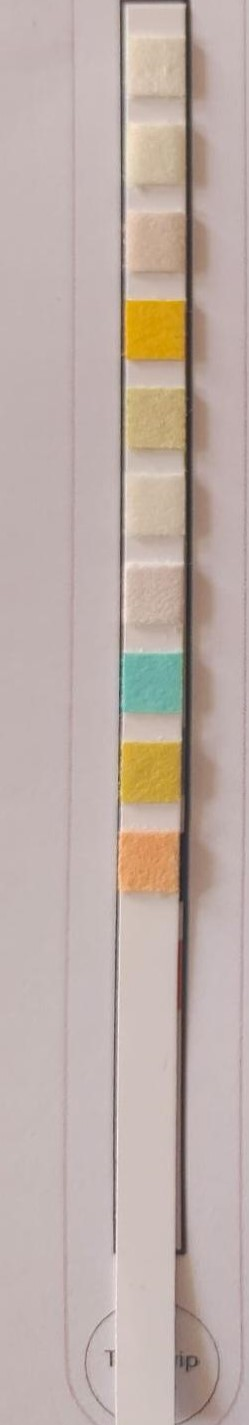
#> input picture Sample Images/image1.jpg, 249 x 1425 px, found by its file name
$ python -i utils.py   (imports and definitions only)
#> lines starting #> are read from the running program, lines starting #| are printed output that depends on the picture; after the words box and inside, x2 and y2 are one past the last pixel; in counts of white or black regions, pixels touching at a corner belong together
import cv2
import numpy as np
from django.conf import settings
import os
def calculate_rgb(filepath):
#> called with filepath = '../Sample Images/image1.jpg'
    PATH=f"{settings.BASE_DIR}{filepath}"
    fixed_path = PATH.replace("\\", "/")
    image = cv2.imread(fixed_path)
#> image is the input picture: shape (1425, 249, 3); mean B, G, R 167.1, 173.6, 189.3
    # Resize the image for easier processing
    scale_percent = 50
    width = int(image.shape[1] * scale_percent / 100)
#> width = 124
    height = int(image.shape[0] * scale_percent / 100)
#> height = 712
    dim = (width, height)
#> dim = (124, 712)
    resized_image = cv2.resize(image, dim, interpolation=cv2.INTER_AREA)

    gray = cv2.cvtColor(resized_image, cv2.COLOR_BGR2GRAY)
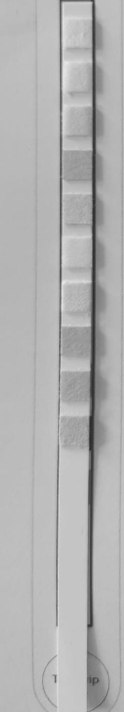
#> gray: shape (712, 124); min 42, max 230, mean 177.5
    blurred = cv2.GaussianBlur(gray, (5, 5), 0)
    edges = cv2.Canny(blurred, 50, 150)
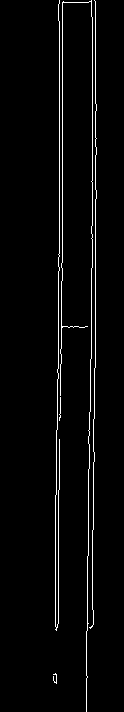
#> edges: shape (712, 124); 3% white in thin lines or dots, all inside (x1, y1, x2, y2) = (53, 0, 97, 712)
    kernel = np.ones((5, 5), np.uint8)
    morph = cv2.morphologyEx(edges, cv2.MORPH_CLOSE, kernel)
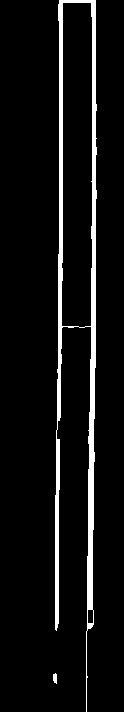
#> morph: shape (712, 124); 6.5% white; 2 white regions

    # Find contours in the morphologically transformed image
    contours, _ = cv2.findContours(morph, cv2.RETR_EXTERNAL, cv2.CHAIN_APPROX_SIMPLE)
#> contours = 2 contours; box (x1, y1, x2, y2) and area: (55, 0, 97, 712) 14080, (53, 673, 57, 684) 24

    # Find the largest contour, assuming it corresponds to the strip
    largest_contour = max(contours, key=cv2.contourArea)
#> largest_contour = contour of 111 points, box (x1, y1, x2, y2) (55, 0, 97, 712), area 14080
    x, y, w, h = cv2.boundingRect(largest_contour)
#> x = 55; y = 0; w = 42; h = 712

    #remove 25% from the bottom
    crop_bottom = int(h * 0.25)
#> crop_bottom = 178
    detected_strip_cropped = resized_image[y:y+h-crop_bottom, x:x+w]
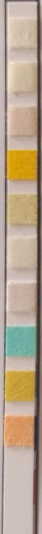
#> detected_strip_cropped: shape (534, 42, 3); mean B, G, R 141, 162.4, 180.5

    # Stretch the cropped strip vertically
    target_height = 800
    stretch_ratio = target_height / detected_strip_cropped.shape[0]
#> stretch_ratio = 1.5
    detected_strip_stretched = cv2.resize(detected_strip_cropped, None, fx=1, fy=stretch_ratio, interpolation=cv2.INTER_LINEAR)

    # Crop from sides
    crop_percent = 40
    crop_pixels = int(detected_strip_stretched.shape[1] * crop_percent / 100)
#> crop_pixels = 16
    cropped_strip = detected_strip_stretched[:, crop_pixels:-crop_pixels]

    # Resize the stretched strip to exactly 800 pixels height
    final_strip = cv2.resize(cropped_strip, (detected_strip_stretched.shape[1], target_height), interpolation=cv2.INTER_LINEAR)

    margin_top = final_strip.shape[0] // 20
#> margin_top = 40
    segment_height = (250) // 10  # 10 segments with margins in between

    start_y = margin_top
#> start_y = 40
    average_colors = []

    # Draw rectangles around each segment
    for i in range(10):
        end_y = start_y + segment_height

        top_pad = 5 if i > 0 else 0
        bottom_pad = 5 if i < 9 else 0
        segment_top = start_y + top_pad
        segment_bottom = end_y - bottom_pad

        segment = final_strip[segment_top:segment_bottom, :]
        average_segment_color = np.mean(segment, axis=(0, 1))
        average_segment_color = average_segment_color.astype(int)
        average_colors.append(average_segment_color)

        # Draw rectangle around the segment
        cv2.rectangle(final_strip, (0, segment_top), (final_strip.shape[1], segment_bottom), (0, 255, 0), 2)

        start_y = end_y + margin_top  # Move to the next segment
#> this loop made 10 passes
#> average_segment_color on passes 1 to 10: [171, 191, 209], [160, 185, 204], [149, 170, 198], [6, 154, 211], [123, 168, 194], [165, 185, 203], [162, 175, 198], [164, 173, 110], [56, 156, 196], [95, 147, 216]
#> pass 1, in calculate_rgb, `segment = final_strip[segment_top:segment_bottom, :]`:
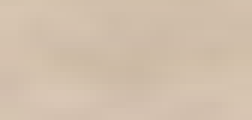
#> segment: shape (20, 42, 3) (shown 6 times larger); mean B, G, R 171.7, 191.3, 209.6
#> after the loop:
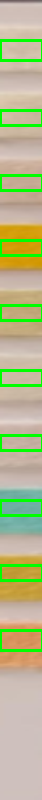
#> final_strip: shape (800, 42, 3); mean B, G, R 138.2, 185, 180.9
#> after the loop:
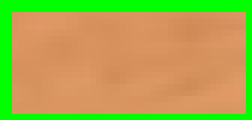
#> segment: shape (20, 42, 3) (shown 6 times larger); mean B, G, R 75, 169.9, 170.7
#> after the loop, average_colors = [[171, 191, 209], [160, 185, 204], [149, 170, 198], [6, 154, 211], [123, 168, 194], [165, 185, 203], [162, 175, 198], [164, 173, 110], [56, 156, 196], [95, 147, 216]]

    labels = ['URO', 'BIL', 'KET', 'BLD', 'PRO', 'NIT', 'LEU', 'GLU', 'SG', 'PH']
    rgb_values = {}

    for i, color_value in enumerate(average_colors):
        rgb_values[labels[i]] = color_value.tolist()[::-1]
#> this loop made 10 passes
#> after the loop, rgb_values = 10 items

    return rgb_values

>>> result = calculate_rgb('../Sample Images/image1.jpg')
#> result = 10 items

$ run again, on Sample Images/image3.jpg
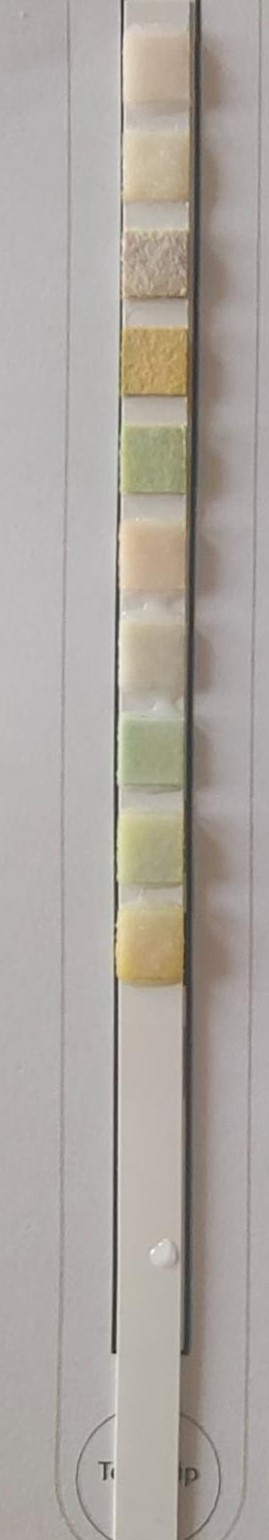
#> input picture Sample Images/image3.jpg, 269 x 1540 px, found by its file name
#> in calculate_rgb, image is the input picture: shape (1540, 269, 3); mean B, G, R 159.6, 165.9, 172
#> in calculate_rgb, `edges = cv2.Canny(blurred, 50, 150)`:
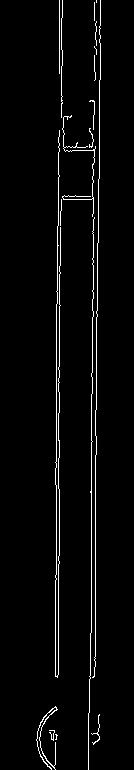
#> edges: shape (770, 134); 3% white in thin lines or dots, all inside (x1, y1, x2, y2) = (36, 0, 101, 770)
#> morph: shape (770, 134); 6.3% white; 2 white regions
#> contours = 2 contours; box (x1, y1, x2, y2) and area: (55, 0, 101, 770) 6536, (36, 706, 58, 770) 297
#> largest_contour = contour of 240 points, box (x1, y1, x2, y2) (55, 0, 101, 770), area 6536
#> x = 55; y = 0; w = 46; h = 770
#> crop_bottom = 192
#> the loop in calculate_rgb, `for i in range(10):` made 10 passes
#> average_segment_color on passes 1 to 8: [154, 173, 190], [156, 182, 196], [144, 159, 173], [103, 156, 184], [122, 159, 157], [140, 166, 191], [146, 167, 178], [137, 165, 162]
#> after the loop in calculate_rgb, `for i in range(10):`:
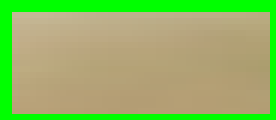
#> segment: shape (20, 46, 3) (shown 6 times larger); mean B, G, R 98.3, 183.2, 145.3
#> after the loop in calculate_rgb, `for i in range(10):`: average_colors = [[154, 173, 190], [156, 182, 196], [144, 159, 173], [103, 156, 184], [122, 159, 157], [140, 166, 191], [146, 167, 178], [137, 165, 162], [138, 174, 179], [125, 165, 183]]
#> the loop in calculate_rgb, `for i, color_value in enumerate(average_colors):` made 10 passes
#> after the loop in calculate_rgb, `for i, color_value in enumerate(average_colors):`: rgb_values = 10 items

$ run again, on Sample Images/image4.jpg
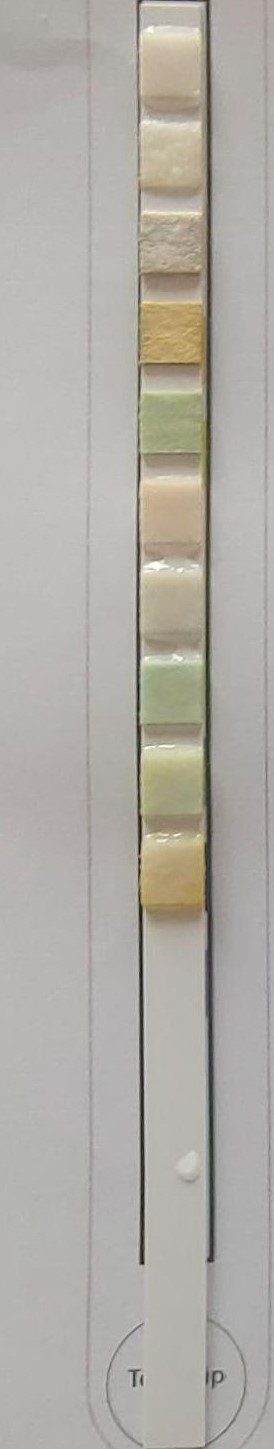
#> input picture Sample Images/image4.jpg, 274 x 1449 px, found by its file name
#> in calculate_rgb, image is the input picture: shape (1449, 274, 3); mean B, G, R 165.8, 172.6, 175.7
#> in calculate_rgb, `edges = cv2.Canny(blurred, 50, 150)`:
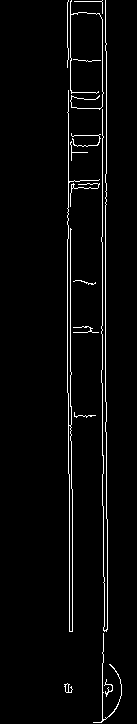
#> edges: shape (724, 137); 3.2% white in thin lines or dots, all inside (x1, y1, x2, y2) = (64, 0, 122, 723)
#> morph: shape (724, 137); 6.4% white; 2 white regions
#> contours = 2 contours; box (x1, y1, x2, y2) and area: (67, 0, 122, 724) 14658, (64, 683, 73, 693) 48
#> largest_contour = contour of 189 points, box (x1, y1, x2, y2) (67, 0, 122, 724), area 14658
#> x = 67; y = 0; w = 55; h = 724
#> crop_bottom = 181
#> the loop in calculate_rgb, `for i in range(10):` made 10 passes
#> average_segment_color on passes 1 to 8: [155, 175, 189], [151, 178, 190], [140, 158, 171], [101, 156, 183], [123, 160, 158], [142, 168, 188], [146, 167, 177], [126, 159, 155]
#> after the loop in calculate_rgb, `for i in range(10):`:
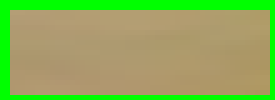
#> segment: shape (20, 55, 3) (shown 5 times larger); mean B, G, R 87.9, 173.4, 140.5
#> after the loop in calculate_rgb, `for i in range(10):`: average_colors = [[155, 175, 189], [151, 178, 190], [140, 158, 171], [101, 156, 183], [123, 160, 158], [142, 168, 188], [146, 167, 177], [126, 159, 155], [129, 166, 168], [109, 153, 175]]
#> the loop in calculate_rgb, `for i, color_value in enumerate(average_colors):` made 10 passes
#> after the loop in calculate_rgb, `for i, color_value in enumerate(average_colors):`: rgb_values = 10 items

$ run again, on Sample Images/image5.jpg
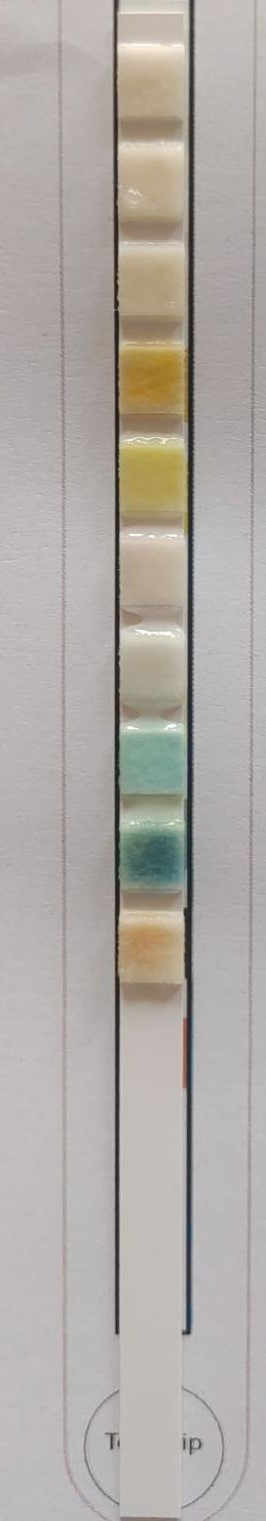
#> input picture Sample Images/image5.jpg, 266 x 1521 px, found by its file name
#> in calculate_rgb, image is the input picture: shape (1521, 266, 3); mean B, G, R 165.5, 170.3, 176
#> edges: shape (760, 133); 2.9% white in thin lines or dots, all inside (x1, y1, x2, y2) = (53, 0, 102, 760)
#> morph: shape (760, 133); 6.1% white; 4 white regions
#> contours = 4 contours; box (x1, y1, x2, y2) and area: (56, 0, 98, 668) 12616, (90, 715, 102, 727) 72, (60, 757, 91, 760) 54, (53, 715, 61, 725) 38
#> largest_contour = contour of 102 points, box (x1, y1, x2, y2) (56, 0, 98, 668), area 12616
#> x = 56; y = 0; w = 42; h = 668
#> crop_bottom = 167
#> the loop in calculate_rgb, `for i in range(10):` made 10 passes
#> average_segment_color on passes 1 to 8: [170, 194, 211], [177, 194, 207], [106, 127, 148], [120, 150, 167], [48, 124, 164], [79, 154, 174], [159, 178, 194], [195, 206, 209]
#> after the loop in calculate_rgb, `for i in range(10):`:
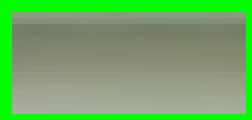
#> segment: shape (20, 42, 3) (shown 6 times larger); mean B, G, R 99.4, 170.6, 111.4
#> after the loop in calculate_rgb, `for i in range(10):`: average_colors = [[170, 194, 211], [177, 194, 207], [106, 127, 148], [120, 150, 167], [48, 124, 164], [79, 154, 174], [159, 178, 194], [195, 206, 209], [142, 156, 156], [129, 150, 142]]
#> the loop in calculate_rgb, `for i, color_value in enumerate(average_colors):` made 10 passes
#> after the loop in calculate_rgb, `for i, color_value in enumerate(average_colors):`: rgb_values = 10 items
